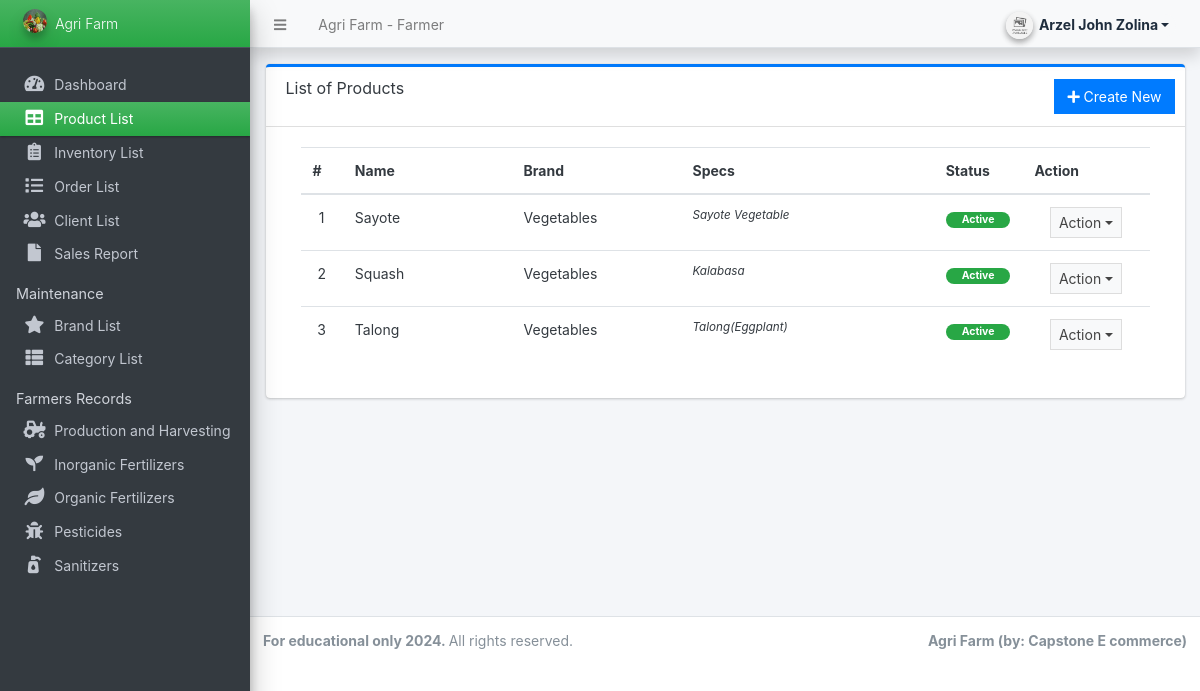
The app's page /farmer/?page=product (signed in), older data.
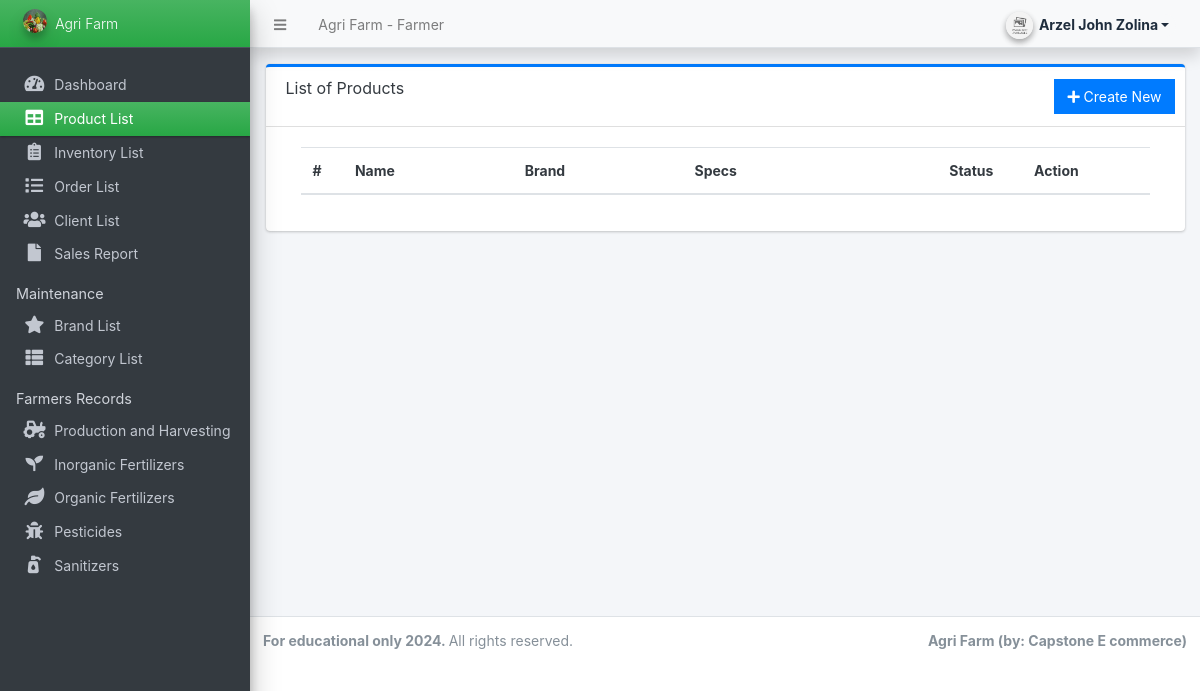
The same page, newer data.
### tables this page shows
CREATE TABLE `products` (
  `id` int(30) NOT NULL,
  `brand_id` int(30) NOT NULL,
  `category_id` int(30) NOT NULL,
  `name` varchar(250) NOT NULL,
  `specs` text NOT NULL,
  `status` tinyint(1) NOT NULL DEFAULT 1,
  `delete_flag` tinyint(1) NOT NULL DEFAULT 0,
  `date_created` datetime NOT NULL DEFAULT current_timestamp()
);

CREATE TABLE `brands` (
  `id` int(30) NOT NULL,
  `name` varchar(250) NOT NULL,
  `description` text DEFAULT NULL,
  `image_path` text DEFAULT NULL,
  `status` tinyint(1) NOT NULL DEFAULT 1,
  `delete_flag` tinyint(1) NOT NULL DEFAULT 0,
  `date_created` datetime NOT NULL DEFAULT current_timestamp()
);

### farmer/product/index.php (the view, shortened to what this page needs)
<div class="card card-outline card-primary">
	<div class="card-header">
		<h3 class="card-title">List of Products</h3>
		<div class="card-tools">
			<a href="?page=product/manage_product" class="btn btn-flat btn-primary"><span class="fas fa-plus"></span>  Create New</a>
		</div>
	</div>
	<div class="card-body">
		<div class="container-fluid">
        <div class="container-fluid">
			<table class="table table-hover table-strip">
				<colgroup>
					<col width="5%">
					<col width="20%">
					<col width="20%">
					<col width="30%">
					<col width="10%">
					<col width="15%">
				</colgroup>
				<thead>
					<tr>
						<th>#</th>
						<th>Name</th>
						<th>Brand</th>
						<th>Specs</th>
						<th>Status</th>
						<th>Action</th>
					</tr>
				</thead>
				<tbody>
					<?php
					$i = 1;
						$qry = $conn->query("SELECT p.*,b.name as bname from `products` p inner join brands b on p.brand_id = b.id where p.delete_flag = 0 order by (p.name) asc ");
						while($row = $qry->fetch_assoc()):
							foreach($row as $k=> $v){
								$row[$k] = trim(stripslashes($v));
							}
                            $row['specs'] = strip_tags(stripslashes(html_entity_decode($row['specs'])));
					?>
						<tr>
							<td class="text-center"><?php echo $i++; ?></td>
							<td><?php echo $row['name'] ?></td>
							<td><?php echo $row['bname'] ?></td>
							<td ><p class="m-0 truncate"><?php echo $row['specs'] ?></p></td>
							<td class="text-center">
                                <?php if($row['status'] == 1): ?>
                                    <span class="badge badge-success px-3 rounded-pill">Active</span>
                                <?php else: ?>
                                    <span class="badge badge-danger px-3 rounded-pill">Inactive</span>
                                <?php endif; ?>
                            </td>
							<td align="center">
								 <button type="button" class="btn btn-flat btn-default btn-sm dropdown-toggle dropdown-icon" data-toggle="dropdown">
				                  		Action
				                  </button>
							</td>
						</tr>
					<?php endwhile; ?>
				</tbody>
			</table>
		</div>
		</div>
	</div>
</div>

Row changes from the older to the newer data that the page shows:
removed products: name "Sayote", brand.name "Vegetables", specs "Sayote Vegetable", status "Active"
removed products: name "Squash", brand.name "Vegetables", specs "Kalabasa", status "Active"
removed products: name "Talong", brand.name "Vegetables", specs "Talong(Eggplant)", status "Active"
